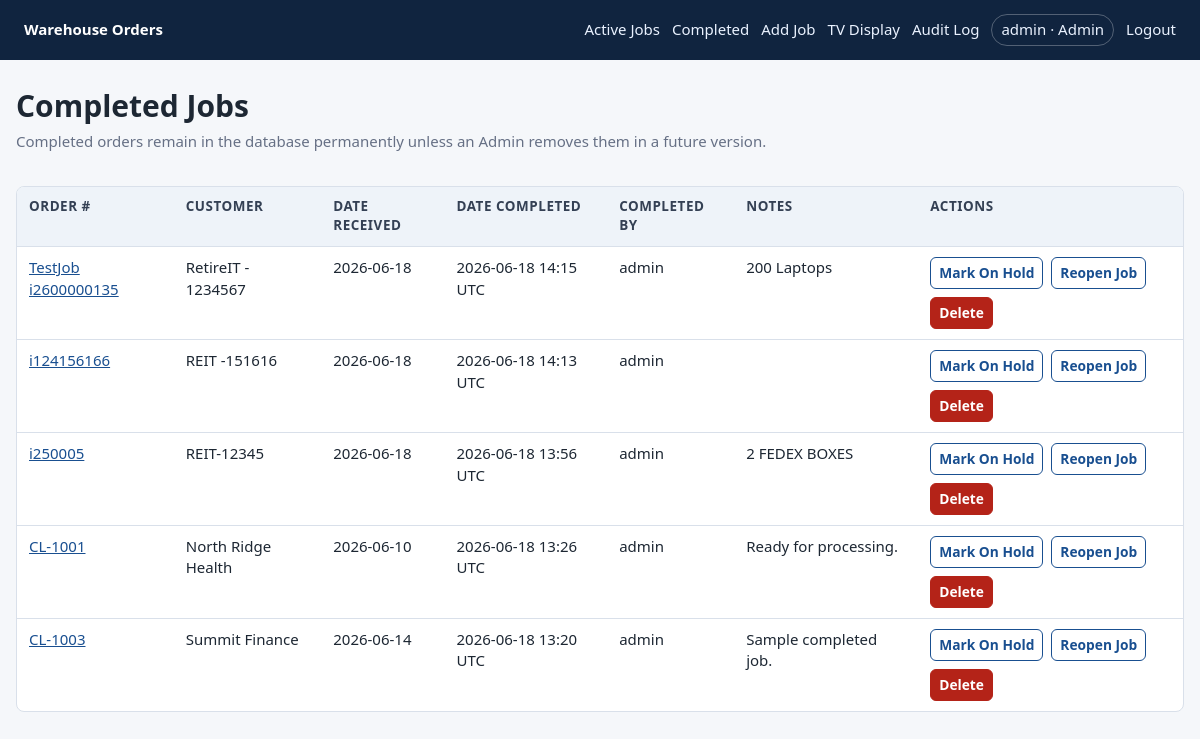
Page /completed (signed in) on the committed database.
### tables this page shows
CREATE TABLE users (
            id INTEGER PRIMARY KEY AUTOINCREMENT,
            username TEXT NOT NULL UNIQUE,
            password_hash TEXT NOT NULL,
            role TEXT NOT NULL,
            created_at TEXT NOT NULL
        );

CREATE TABLE jobs (
            id INTEGER PRIMARY KEY AUTOINCREMENT,
            order_number TEXT NOT NULL UNIQUE,
            customer_name TEXT NOT NULL,
            date_received TEXT NOT NULL,
            release_status TEXT NOT NULL,
            job_status TEXT NOT NULL,
            notes TEXT,
            created_at TEXT NOT NULL,
            created_by TEXT NOT NULL,
            updated_at TEXT NOT NULL,
            updated_by TEXT NOT NULL,
            released_at TEXT,
            released_by TEXT,
            completed_at TEXT,
            completed_by TEXT,
            CHECK (release_status IN ('Released', 'On Hold')),
            CHECK (job_status IN ('Active', 'Completed'))
        );

### routes.py (the view)
@bp.route("/completed")
@login_required
def completed_jobs():
    user = current_user()
    if user["role"] == "Warehouse Display":
        return redirect(url_for("main.tv"))
    return render_template("completed_jobs.html", jobs=get_completed_jobs())

### auth.py (called while the page is built)
def current_user():
    user_id = session.get("user_id")
    if not user_id:
        return None
    return get_user_by_id(user_id)

def login_required(view):
    @wraps(view)
    def wrapped_view(**kwargs):
        if current_user() is None:
            return redirect(url_for("main.login", next=request.path))
        return view(**kwargs)
    return wrapped_view

def generate_csrf_token():
    token = session.get("csrf_token")
    if not token:
        token = token_urlsafe(32)
        session["csrf_token"] = token
    return token

### models.py (called while the page is built)
def get_db():
    if "db" not in g:
        g.db = sqlite3.connect(current_app.config["DATABASE_PATH"])
        g.db.row_factory = sqlite3.Row
        g.db.execute("PRAGMA foreign_keys = ON")
    return g.db

def get_user_by_id(user_id):
    return get_db().execute(
        "SELECT * FROM users WHERE id = ?",
        (user_id,),
    ).fetchone()

def get_completed_jobs():
    return get_db().execute(
        """
        SELECT * FROM jobs
        WHERE job_status = ?
        ORDER BY completed_at DESC, date_received DESC
        """,
        (COMPLETED,),
    ).fetchall()

### routes.py (called while the page is built)
@bp.app_template_filter("short_dt")
def short_dt(value):
    if not value:
        return ""
    try:
        parsed = datetime.fromisoformat(value)
    except ValueError:
        return value
    return parsed.astimezone(timezone.utc).strftime("%Y-%m-%d %H:%M UTC")

### templates/completed_jobs.html (shortened to what this page needs)
{% extends "base.html" %}
{% block content %}
<div class="page-title">
    <div>
        <h1>Completed Jobs</h1>
        <p>Completed orders remain in the database permanently unless an Admin removes them in a future version.</p>
    </div>
</div>
<div class="table-wrap">
    <table>
        <thead>
            <tr>
                <th>Order #</th>
                <th>Customer</th>
                <th>Date Received</th>
                <th>Date Completed</th>
                <th>Completed By</th>
                <th>Notes</th>
                <th>Actions</th>
            </tr>
        </thead>
        <tbody>
            {% for job in jobs %}
            <tr>
                <td><a href="{{ url_for('main.edit_job', job_id=job.id) }}">{{ job.order_number }}</a></td>
                <td>{{ job.customer_name }}</td>
                <td>{{ job.date_received }}</td>
                <td>{{ job.completed_at|short_dt }}</td>
                <td>{{ job.completed_by }}</td>
                <td class="notes">{{ job.notes }}</td>
                <td>{% include "_job_actions.html" %}</td>
            </tr>
            {% else %}
            <tr><td colspan="7" class="empty">No completed jobs yet.</td></tr>
            {% endfor %}
        </tbody>
    </table>
</div>
{% endblock %}

### templates/base.html (shortened to what this page needs)
<!doctype html>
<html lang="en">
<head>
    <link rel="stylesheet" href="{{ url_for('static', filename='styles.css') }}">
</head>
<body>
    <header class="site-header">
        <a class="brand" href="{{ url_for('main.index') }}">Warehouse Orders</a>
        {% if current_user %}
        <nav>
            {% if current_user.role != 'Warehouse Display' %}
            <a href="{{ url_for('main.active_jobs') }}">Active Jobs</a>
            <a href="{{ url_for('main.completed_jobs') }}">Completed</a>
            <a href="{{ url_for('main.new_job') }}">Add Job</a>
            {% endif %}
            <a href="{{ url_for('main.tv') }}">TV Display</a>
            {% if current_user.role == 'Admin' %}
            <a href="{{ url_for('main.audit_log') }}">Audit Log</a>
            {% endif %}
            <span class="user-pill">{{ current_user.username }} · {{ current_user.role }}</span>
            <a href="{{ url_for('main.logout') }}">Logout</a>
        </nav>
        {% endif %}
    </header>
    <main class="container">
        {% block content %}{% endblock %}
    </main>
</body>
</html>

### templates/_job_actions.html (shortened to what this page needs)
<div class="action-row">
    {% if current_user.role in ['Admin', 'Account Manager', 'Warehouse Manager'] and job.release_status != 'On Hold' %}
    <form method="post" action="{{ url_for('main.job_action', job_id=job.id) }}">
        <button class="small secondary" type="submit">Mark On Hold</button>
    </form>
    {% endif %}
    {% if current_user.role == 'Admin' and job.job_status == 'Completed' %}
    <form method="post" action="{{ url_for('main.job_action', job_id=job.id) }}">
        <button class="small secondary" type="submit">Reopen Job</button>
    </form>
    {% endif %}
    {% if current_user.role == 'Admin' %}
    <form method="post" action="{{ url_for('main.job_action', job_id=job.id) }}" onsubmit="return confirm('Delete order #{{ job.order_number }}? This cannot be undone.');">
        <button class="small danger" type="submit">Delete</button>
    </form>
    {% endif %}
</div>

### static/styles.css (style rules this page uses)
:root { --bg: #f5f7fa; --panel: #ffffff; --text: #1d2733; --muted: #667085; --line: #d9e0ea; --brand: #194f90; --ready-bg: #dff8e7; --ready-text: #0f6b32; --hold-bg: #ffe5e5; --hold-text: #a21b1b; --neutral-bg: #e8eef7; --neutral-text: #28415f; }
* { box-sizing: border-box; }
body { margin: 0; background: var(--bg); color: var(--text); font: 15px/1.45 system-ui, -apple-system, BlinkMacSystemFont, "Segoe UI", sans-serif; }
a { color: var(--brand); }
.site-header { display: flex; align-items: center; justify-content: space-between; gap: 18px; padding: 14px 24px; background: #10243f; color: #fff; }
.brand { color: #fff; font-weight: 700; text-decoration: none; white-space: nowrap; }
nav { display: flex; align-items: center; flex-wrap: wrap; gap: 12px; }
nav a { color: #eaf2ff; text-decoration: none; }
.user-pill { padding: 4px 9px; border: 1px solid rgba(255,255,255,.28); border-radius: 999px; color: #eaf2ff; }
.container { width: min(1280px, calc(100vw - 32px)); margin: 24px auto 48px; }
.page-title { display: flex; align-items: flex-start; justify-content: space-between; gap: 16px; margin-bottom: 18px; }
h1, h2, p { margin-top: 0; }
h1 { margin-bottom: 4px; }
.page-title p, .muted, .empty { color: var(--muted); }
button, .button { display: inline-flex; align-items: center; justify-content: center; gap: 6px; min-height: 38px; padding: 8px 13px; border: 1px solid var(--brand); border-radius: 6px; background: var(--brand); color: #fff; cursor: pointer; font: inherit; font-weight: 700; text-decoration: none; }
button.small, .button.small { min-height: 30px; padding: 5px 8px; font-size: .86rem; }
button.secondary, .button.muted { background: #fff; color: var(--brand); }
button.danger { border-color: #b42318; background: #b42318; }
.form-actions, .action-row, .status-pair { display: flex; flex-wrap: wrap; gap: 8px; align-items: center; }
.table-wrap { overflow-x: auto; background: var(--panel); border: 1px solid var(--line); border-radius: 8px; }
table { width: 100%; border-collapse: collapse; }
th, td { padding: 10px 12px; border-bottom: 1px solid var(--line); text-align: left; vertical-align: top; }
th { background: #eef3f9; color: #344054; font-size: .84rem; text-transform: uppercase; letter-spacing: .04em; }
tr:last-child td { border-bottom: 0; }
.notes { min-width: 180px; max-width: 340px; white-space: pre-wrap; }

### rows in the picture
users: username "admin", role "Admin"
jobs: order_number "TestJob i2600000135", customer_name "RetireIT - 1234567", date_received "2026-06-18", completed_at|short_dt "2026-06-18 14:15 UTC", completed_by "admin", notes "200 Laptops"
jobs: order_number "i124156166", customer_name "REIT -151616", date_received "2026-06-18", completed_at|short_dt "2026-06-18 14:13 UTC", completed_by "admin"
jobs: order_number "i250005", customer_name "REIT-12345", date_received "2026-06-18", completed_at|short_dt "2026-06-18 13:56 UTC", completed_by "admin", notes "2 FEDEX BOXES"
jobs: order_number "CL-1001", customer_name "North Ridge Health", date_received "2026-06-10", completed_at|short_dt "2026-06-18 13:26 UTC", completed_by "admin", notes "Ready for processing."
jobs: order_number "CL-1003", customer_name "Summit Finance", date_received "2026-06-14", completed_at|short_dt "2026-06-18 13:20 UTC", completed_by "admin", notes "Sample completed job."
